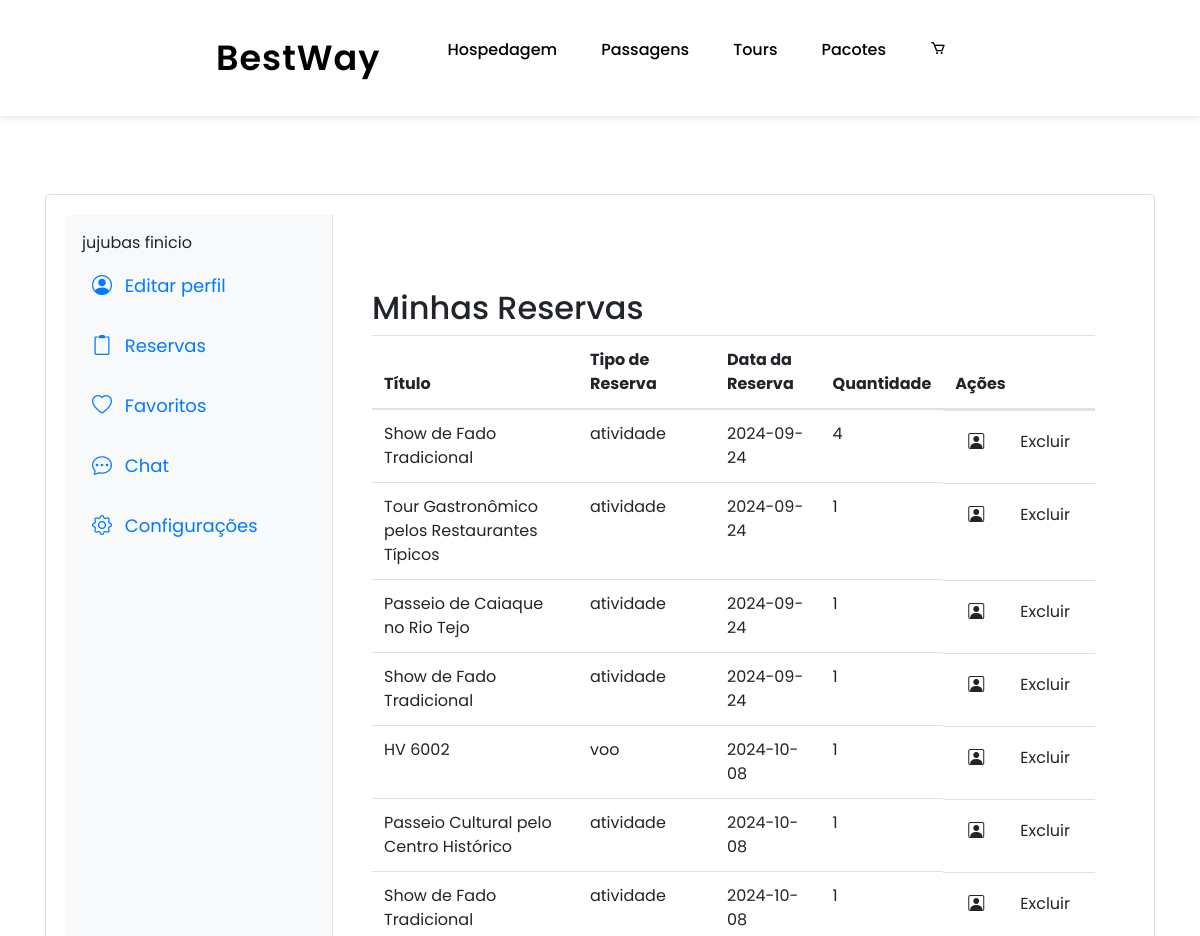
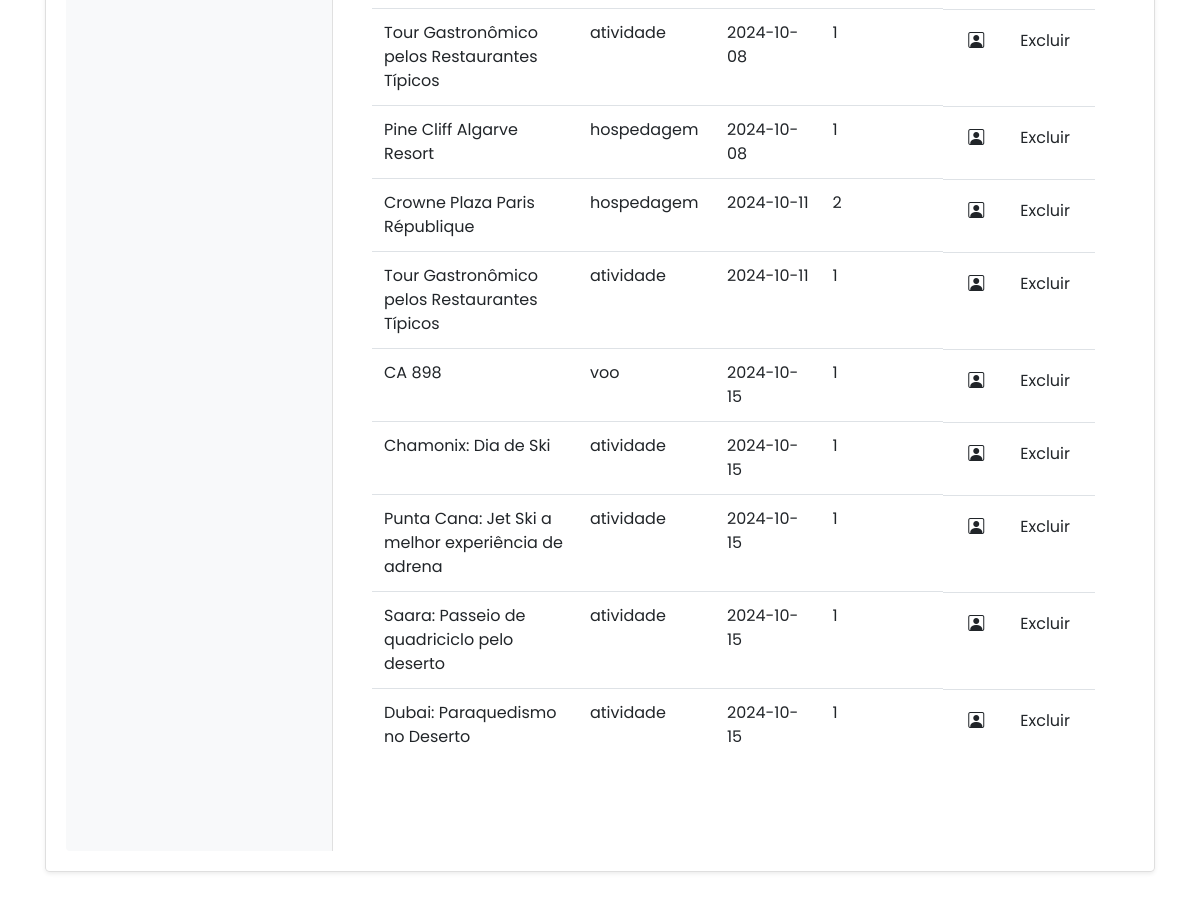
/public/reservas.php (signed in), run on the app's committed database (2 pictures, top to bottom).
### tables this page shows
CREATE TABLE `t_user` (
  `id` int(11) NOT NULL,
  `nick` varchar(20) NOT NULL,
  `nome` varchar(100) NOT NULL,
  `email` varchar(50) NOT NULL,
  `nome_marca` varchar(150) NOT NULL DEFAULT '',
  `biografia` text DEFAULT NULL,
  `data_nasc` varchar(10) DEFAULT NULL,
  `pass` varchar(255) NOT NULL,
  `foto` varchar(50) DEFAULT NULL,
  `tipo_user` int(11) NOT NULL DEFAULT 0,
  `notificacoes_ofertas` tinyint(1) NOT NULL DEFAULT 1
);

CREATE TABLE `t_reservas` (
  `id` int(11) NOT NULL,
  `item_id` int(11) NOT NULL,
  `user_id` int(11) NOT NULL,
  `tipo_reserva` enum('atividade','voo','hospedagem','pacote') NOT NULL,
  `data_reserva` date NOT NULL,
  `quantidade` int(11) NOT NULL
);

### public/reservas.php (the view, shortened to what this page needs)
<?php
include '../config/liga_bd.php';
$user_id = $_SESSION['id'];
$sql_user = "SELECT nome FROM t_user WHERE id = ?";
$stmt_user = $ligacao->prepare($sql_user);
$stmt_user->bind_param("i", $user_id);
$stmt_user->execute();
$result_user = $stmt_user->get_result();
$linha = $result_user->fetch_assoc();
$sql = "SELECT r.id, r.item_id, r.tipo_reserva, r.data_reserva, r.quantidade,
        CASE
            WHEN r.tipo_reserva = 'atividade' THEN (SELECT id_user FROM t_artigo WHERE id = r.item_id)
            WHEN r.tipo_reserva = 'hospedagem' THEN (SELECT id_user FROM t_hospedagem WHERE id = r.item_id)
            WHEN r.tipo_reserva = 'voo' THEN (SELECT id_user FROM t_voos WHERE id = r.item_id)
        END AS vendedor_id,
        CASE
            WHEN r.tipo_reserva = 'atividade' THEN (SELECT titulo FROM t_artigo WHERE id = r.item_id)
            WHEN r.tipo_reserva = 'hospedagem' THEN (SELECT nome FROM t_hospedagem WHERE id = r.item_id)
            WHEN r.tipo_reserva = 'voo' THEN (SELECT flight_number FROM t_voos WHERE id = r.item_id)
        END AS titulo
        FROM t_reservas r
        WHERE r.user_id = ?";
$stmt = $ligacao->prepare($sql);
$stmt->bind_param("i", $user_id);
$stmt->execute();
$result = $stmt->get_result();
?>
<!DOCTYPE html>
<html lang="pt">
<head>
    <link rel="stylesheet" href="../assets/css/style.css">
    <link rel="stylesheet" href="../assets/css/styleperfil.css">
    <link href="https://cdn.jsdelivr.net/npm/bootstrap-icons/font/bootstrap-icons.css" rel="stylesheet">
    <link href="https://cdn.jsdelivr.net/npm/bootstrap@4.5.0/dist/css/bootstrap.min.css" rel="stylesheet">
    <link rel="stylesheet" href="https://unpkg.com/boxicons@latest/css/boxicons.min.css">
</head>
<body>
<header>
    <a href="../index.html" style="font-size: 35px; font-weight: 600; letter-spacing: 1px; color: black;">BestWay</a>
    <ul class="navbar">
        <li><a href="<?= BASE_URL ?>public/hotels/hotels.php" style="color: black;">Hospedagem</a></li>
        <li><a href="#package" style="color: black;">Passagens</a></li>
        <li><a href="<?= BASE_URL ?>public/tours/tours.php" style="color: black;">Tours</a></li>
        <li><a href="#contact" style="color: black;">Pacotes</a></li>
        <li><a href="<?= BASE_URL ?>public/carrinho/carrinho.php" style="color: black !important;"><i class='bx bx-cart'></i></a></li>
    </ul>
</header>
<br><br><br><br><br><br>
<div class="container light-style flex-grow-1 container-p-y">
    <div class="card shadow-sm rounded-lg">
        <div class="row no-gutters">
            <div class="col-md-3 p-3 bg-light rounded-left menu-container">
                <nav class="menu">
                    <?php echo htmlspecialchars($linha['nome']); ?>
                    <a class="menu-item" href="perfil.php#account-general"><i class="bi bi-person-circle"></i> Editar perfil</a>
                    <a class="menu-item" href="reservas.php"><i class="bi bi-clipboard2"></i> Reservas</a>
                    <a class="menu-item" href="favoritos.php"><i class="bi bi-heart"></i> Favoritos</a>
                    <a class="menu-item" href="chat2.php"><i class="bi bi-chat-dots"></i> Chat</a>
                    <a class="menu-item" href="configuracoes.php"><i class="bi bi-gear"></i> Configurações</a>
                </nav>
            </div>
            <div class="col-md-9 p-4">
                <div class="container light-style">
                    <h2>Minhas Reservas</h2>
                    <?php if (isset($result) && $result->num_rows > 0): ?>
                        <table class="table table-hover">
                            <thead>
                                <tr>
                                    <th>Título</th>
                                    <th>Tipo de Reserva</th>
                                    <th>Data da Reserva</th>
                                    <th>Quantidade</th>
                                    <th>Ações</th>
                                </tr>
                            </thead>
                            <tbody>
                            <?php while ($row = $result->fetch_assoc()): ?>
                                <tr>
                                    <td><?php echo htmlspecialchars($row['titulo']); ?></td>
                                    <td><?php echo htmlspecialchars($row['tipo_reserva']); ?></td>
                                    <td><?php echo htmlspecialchars($row['data_reserva']); ?></td>
                                    <td><?php echo htmlspecialchars($row['quantidade']); ?></td>
                                    <td style="display: flex; gap: 10px;">
                                        <a href="perfil_vendedor.php?user_id=<?php echo htmlspecialchars($row['vendedor_id']); ?>" class="btn "><i class="bi bi-person-square"></i></a>
                                        <button type="button" class="btn btn-delete" data-toggle="modal" data-target="#confirmDeleteModal" data-reserva-id="<?php echo $row['id']; ?>">
                                            Excluir
                                        </button>
                                    </td>
                                </tr>
                            <?php endwhile; ?>
                            </tbody>
                        </table>
                    <?php else: ?>
                        <p>Nenhuma reserva encontrada.</p>
                    <?php endif; ?>
                </div>
            </div>
        </div>
    </div>
</div>
</body>
</html>

### assets/css/style.css (style rules this page uses)
* { padding: 0; margin: 0; box-sizing: border-box; font-family: "Poppins", sans-serif; text-decoration: none; list-style: none; scroll-behavior: smooth; }
:root { --bg-color: #fff; --text-color: #221314; --second-color: #4169e1; --main-color: #6495ed; --big-font: 6rem; --h2-font: 3rem; --p-font: 1.1rem; }
body { background: var(--bg-color); color: var(--text-color); }
header { position: fixed; top: 0; right: 0; width: 100%; z-index: 100; display: flex; align-items: center; justify-content: space-between; background: transparent; padding: 30px 18%; transition: ease 0.4s; }
.btn { background: var(--main-color); color: white; padding: 12px 20px; border-radius: 5px; cursor: pointer; }
.navbar { display: flex; }
.navbar a { color: var(--bg-color); font-size: var(--p-font); font-weight: 500; padding: 10px 22px; border-radius: 4px; transition: ease 0.4s; }
body { font-family: Arial, sans-serif; margin: 0; padding: 0; background-color: #f4f4f4; }
@media (max-width: 1400px) { header { padding: 17px 3%; transition: 0.2s; } }
@media (max-width: 1400px) { :root { --big-font: 4.5rem; --h2-font: 2.3rem; --p-font: 1rem; transition: 0.2s; } }

### assets/css/styleperfil.css (style rules this page uses)
body { background-image: url('images/fundo.png'); background-size: cover; background-position: center; font-family: 'San Francisco', 'Helvetica Neue', Arial, sans-serif; margin-top: 30px; color: #333; }
.container { max-width: 300px; margin: 30px auto; padding: 20px; }
.card { background: #ffffff; box-shadow: 0 1px 3px rgba(0, 0, 0, 0.1); padding: 20px; margin-bottom: 20px; }
.btn { background: #007aff; color: #ffffff; padding: 10px 20px; border-radius: 50px; font-size: 14px; transition: background-color 0.3s ease, transform 0.3s ease; }
.card, .btn { border-radius: 12px; }

### public/reservas.php (style rules this page uses)
header { position: fixed; top: 0; right: 0; width: 100%; z-index:100; display: flex; align-items: center; justify-content: space-between; padding: 30px 18%; background-color: white; box-shadow: 0 2px 5px rgba(0, 0, 0, 0.1); }
.navbar { display: flex; }
.navbar a { color: black; }
.menu-container { background-color: #f8f9fa; border-right: 1px solid #e0e0e0; }
.menu { display: flex; flex-direction: column; }
.menu-item { color: #007AFF; padding: 10px; margin: 5px 0; text-decoration: none; font-size: 18px; border-radius: 10px; transition: background-color 0.3s ease, transform 0.2s ease-in-out; }
.menu-item i { margin-right: 8px; font-size: 20px; }
.card { border-radius: 15px; overflow: hidden; }
.navbar a { color: var(--bg-color); font-size: var(--p-font); font-weight: 500; padding: 10px 22px; border-radius: 4px; }

### data on the page
t_user: nome "jujubas finicio"
t_reservas: titulo "Show de Fado Tradicional", tipo_reserva "atividade", data_reserva "2024-09-24", quantidade "4"
t_reservas: titulo "Tour Gastronômico pelos Restaurantes Típicos", tipo_reserva "atividade", data_reserva "2024-09-24", quantidade "1"
t_reservas: titulo "Passeio de Caiaque no Rio Tejo", tipo_reserva "atividade", data_reserva "2024-09-24", quantidade "1"
t_reservas: titulo "Show de Fado Tradicional", tipo_reserva "atividade", data_reserva "2024-09-24", quantidade "1"
t_reservas: titulo "HV 6002", tipo_reserva "voo", data_reserva "2024-10-08", quantidade "1"
t_reservas: titulo "Passeio Cultural pelo Centro Histórico", tipo_reserva "atividade", data_reserva "2024-10-08", quantidade "1"
t_reservas: titulo "Show de Fado Tradicional", tipo_reserva "atividade", data_reserva "2024-10-08", quantidade "1"
t_reservas: titulo "Tour Gastronômico pelos Restaurantes Típicos", tipo_reserva "atividade", data_reserva "2024-10-08", quantidade "1"
t_reservas: titulo "Pine Cliff Algarve Resort", tipo_reserva "hospedagem", data_reserva "2024-10-08", quantidade "1"
t_reservas: titulo "Crowne Plaza Paris République", tipo_reserva "hospedagem", data_reserva "2024-10-11", quantidade "2"
t_reservas: titulo "Tour Gastronômico pelos Restaurantes Típicos", tipo_reserva "atividade", data_reserva "2024-10-11", quantidade "1"
t_reservas: titulo "CA 898", tipo_reserva "voo", data_reserva "2024-10-15", quantidade "1"
t_reservas: titulo "Chamonix: Dia de Ski", tipo_reserva "atividade", data_reserva "2024-10-15", quantidade "1"
t_reservas: titulo "Punta Cana: Jet Ski a melhor experiência de adrena", tipo_reserva "atividade", data_reserva "2024-10-15", quantidade "1"
t_reservas: titulo "Saara: Passeio de quadriciclo pelo deserto", tipo_reserva "atividade", data_reserva "2024-10-15", quantidade "1"
t_reservas: titulo "Dubai: Paraquedismo no Deserto", tipo_reserva "atividade", data_reserva "2024-10-15", quantidade "1"
